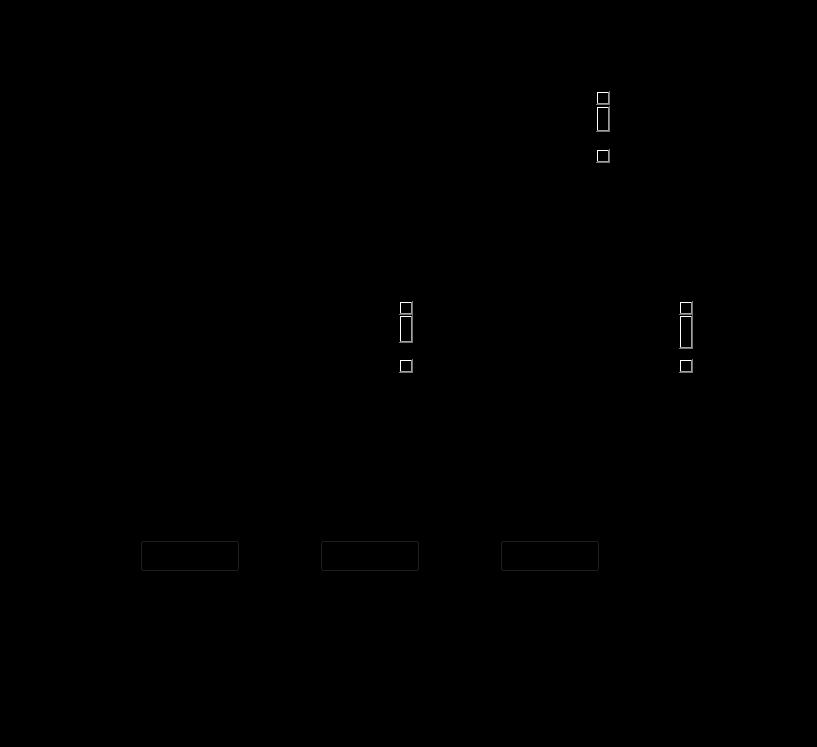
<?xml version="1.0" encoding="UTF-8"?>
<ui version="4.0">
 <class>MainWindow_AgregarLibro</class>
 <widget class="QMainWindow" name="MainWindow_AgregarLibro">
  <property name="geometry">
   <rect>
    <x>0</x>
    <y>0</y>
    <width>817</width>
    <height>747</height>
   </rect>
  </property>
  <property name="windowTitle">
   <string>MainWindow</string>
  </property>
  <property name="styleSheet">
   <string notr="true">background-color:back</string>
  </property>
  <widget class="QWidget" name="centralwidget">
   <widget class="QTextEdit" name="titulo_text">
    <property name="geometry">
     <rect>
      <x>310</x>
      <y>300</y>
      <width>104</width>
      <height>74</height>
     </rect>
    </property>
    <property name="html">
     <string>&lt;!DOCTYPE HTML PUBLIC &quot;-//W3C//DTD HTML 4.0//EN&quot; &quot;http://www.w3.org/TR/REC-html40/strict.dtd&quot;&gt;
&lt;html&gt;&lt;head&gt;&lt;meta name=&quot;qrichtext&quot; content=&quot;1&quot; /&gt;&lt;meta charset=&quot;utf-8&quot; /&gt;&lt;style type=&quot;text/css&quot;&gt;
p, li { white-space: pre-wrap; }
hr { height: 1px; border-width: 0; }
li.unchecked::marker { content: &quot;\2610&quot;; }
li.checked::marker { content: &quot;\2612&quot;; }
&lt;/style&gt;&lt;/head&gt;&lt;body style=&quot; font-family:'.AppleSystemUIFont'; font-size:13pt; font-weight:400; font-style:normal;&quot;&gt;
&lt;p align=&quot;center&quot; style=&quot; margin-top:0px; margin-bottom:0px; margin-left:0px; margin-right:0px; -qt-block-indent:0; text-indent:0px;&quot;&gt;&lt;span style=&quot; font-size:18pt; font-weight:700;&quot;&gt;TITULO&lt;br /&gt;&lt;/span&gt;&lt;/p&gt;
&lt;p align=&quot;center&quot; style=&quot;-qt-paragraph-type:empty; margin-top:0px; margin-bottom:0px; margin-left:0px; margin-right:0px; -qt-block-indent:0; text-indent:0px; font-size:18pt; font-weight:700;&quot;&gt;&lt;br /&gt;&lt;/p&gt;&lt;/body&gt;&lt;/html&gt;</string>
    </property>
   </widget>
   <widget class="QTextEdit" name="autor_text">
    <property name="geometry">
     <rect>
      <x>90</x>
      <y>300</y>
      <width>104</width>
      <height>74</height>
     </rect>
    </property>
    <property name="html">
     <string>&lt;!DOCTYPE HTML PUBLIC &quot;-//W3C//DTD HTML 4.0//EN&quot; &quot;http://www.w3.org/TR/REC-html40/strict.dtd&quot;&gt;
&lt;html&gt;&lt;head&gt;&lt;meta name=&quot;qrichtext&quot; content=&quot;1&quot; /&gt;&lt;meta charset=&quot;utf-8&quot; /&gt;&lt;style type=&quot;text/css&quot;&gt;
p, li { white-space: pre-wrap; }
hr { height: 1px; border-width: 0; }
li.unchecked::marker { content: &quot;\2610&quot;; }
li.checked::marker { content: &quot;\2612&quot;; }
&lt;/style&gt;&lt;/head&gt;&lt;body style=&quot; font-family:'.AppleSystemUIFont'; font-size:13pt; font-weight:400; font-style:normal;&quot;&gt;
&lt;p align=&quot;center&quot; style=&quot; margin-top:0px; margin-bottom:0px; margin-left:0px; margin-right:0px; -qt-block-indent:0; text-indent:0px;&quot;&gt;&lt;span style=&quot; font-size:18pt; font-weight:700;&quot;&gt;AUTOR&lt;/span&gt;&lt;/p&gt;
&lt;p align=&quot;center&quot; style=&quot;-qt-paragraph-type:empty; margin-top:0px; margin-bottom:0px; margin-left:0px; margin-right:0px; -qt-block-indent:0; text-indent:0px; font-size:18pt; font-weight:700;&quot;&gt;&lt;br /&gt;&lt;/p&gt;&lt;/body&gt;&lt;/html&gt;</string>
    </property>
   </widget>
   <widget class="QTextEdit" name="genero_text">
    <property name="geometry">
     <rect>
      <x>590</x>
      <y>300</y>
      <width>104</width>
      <height>74</height>
     </rect>
    </property>
    <property name="html">
     <string>&lt;!DOCTYPE HTML PUBLIC &quot;-//W3C//DTD HTML 4.0//EN&quot; &quot;http://www.w3.org/TR/REC-html40/strict.dtd&quot;&gt;
&lt;html&gt;&lt;head&gt;&lt;meta name=&quot;qrichtext&quot; content=&quot;1&quot; /&gt;&lt;meta charset=&quot;utf-8&quot; /&gt;&lt;style type=&quot;text/css&quot;&gt;
p, li { white-space: pre-wrap; }
hr { height: 1px; border-width: 0; }
li.unchecked::marker { content: &quot;\2610&quot;; }
li.checked::marker { content: &quot;\2612&quot;; }
&lt;/style&gt;&lt;/head&gt;&lt;body style=&quot; font-family:'.AppleSystemUIFont'; font-size:13pt; font-weight:400; font-style:normal;&quot;&gt;
&lt;p align=&quot;center&quot; style=&quot; margin-top:0px; margin-bottom:0px; margin-left:0px; margin-right:0px; -qt-block-indent:0; text-indent:0px;&quot;&gt;&lt;span style=&quot; font-size:18pt; font-weight:700;&quot;&gt;GENERO&lt;/span&gt;&lt;/p&gt;
&lt;p align=&quot;center&quot; style=&quot;-qt-paragraph-type:empty; margin-top:0px; margin-bottom:0px; margin-left:0px; margin-right:0px; -qt-block-indent:0; text-indent:0px; font-size:18pt; font-weight:700;&quot;&gt;&lt;br /&gt;&lt;/p&gt;&lt;/body&gt;&lt;/html&gt;</string>
    </property>
   </widget>
   <widget class="QLineEdit" name="input_Autor">
    <property name="geometry">
     <rect>
      <x>80</x>
      <y>400</y>
      <width>113</width>
      <height>21</height>
     </rect>
    </property>
   </widget>
   <widget class="QLineEdit" name="input_Genero">
    <property name="geometry">
     <rect>
      <x>580</x>
      <y>400</y>
      <width>113</width>
      <height>21</height>
     </rect>
    </property>
   </widget>
   <widget class="QLineEdit" name="input_titulo">
    <property name="geometry">
     <rect>
      <x>310</x>
      <y>400</y>
      <width>113</width>
      <height>21</height>
     </rect>
    </property>
   </widget>
   <widget class="QTextEdit" name="titulo_text_2">
    <property name="geometry">
     <rect>
      <x>160</x>
      <y>90</y>
      <width>451</width>
      <height>74</height>
     </rect>
    </property>
    <property name="html">
     <string>&lt;!DOCTYPE HTML PUBLIC &quot;-//W3C//DTD HTML 4.0//EN&quot; &quot;http://www.w3.org/TR/REC-html40/strict.dtd&quot;&gt;
&lt;html&gt;&lt;head&gt;&lt;meta name=&quot;qrichtext&quot; content=&quot;1&quot; /&gt;&lt;meta charset=&quot;utf-8&quot; /&gt;&lt;style type=&quot;text/css&quot;&gt;
p, li { white-space: pre-wrap; }
hr { height: 1px; border-width: 0; }
li.unchecked::marker { content: &quot;\2610&quot;; }
li.checked::marker { content: &quot;\2612&quot;; }
&lt;/style&gt;&lt;/head&gt;&lt;body style=&quot; font-family:'.AppleSystemUIFont'; font-size:13pt; font-weight:400; font-style:normal;&quot;&gt;
&lt;p align=&quot;center&quot; style=&quot; margin-top:0px; margin-bottom:0px; margin-left:0px; margin-right:0px; -qt-block-indent:0; text-indent:0px;&quot;&gt;&lt;span style=&quot; font-size:48pt;&quot;&gt;AGREGAR LIBRO&lt;br /&gt;&lt;/span&gt;&lt;/p&gt;
&lt;p align=&quot;center&quot; style=&quot;-qt-paragraph-type:empty; margin-top:0px; margin-bottom:0px; margin-left:0px; margin-right:0px; -qt-block-indent:0; text-indent:0px; font-size:48pt;&quot;&gt;&lt;br /&gt;&lt;/p&gt;&lt;/body&gt;&lt;/html&gt;</string>
    </property>
   </widget>
   <widget class="QPushButton" name="BT_agregarLIbro">
    <property name="geometry">
     <rect>
      <x>140</x>
      <y>540</y>
      <width>100</width>
      <height>32</height>
     </rect>
    </property>
    <property name="text">
     <string>Agregar libro</string>
    </property>
   </widget>
   <widget class="QPushButton" name="BT_regresar">
    <property name="geometry">
     <rect>
      <x>500</x>
      <y>540</y>
      <width>100</width>
      <height>32</height>
     </rect>
    </property>
    <property name="text">
     <string>Regresar</string>
    </property>
   </widget>
   <widget class="QPushButton" name="BT_agregarUsuario">
    <property name="geometry">
     <rect>
      <x>320</x>
      <y>540</y>
      <width>100</width>
      <height>32</height>
     </rect>
    </property>
    <property name="text">
     <string>Agregar Usuario</string>
    </property>
   </widget>
  </widget>
  <widget class="QMenuBar" name="menubar">
   <property name="geometry">
    <rect>
     <x>0</x>
     <y>0</y>
     <width>817</width>
     <height>24</height>
    </rect>
   </property>
  </widget>
  <widget class="QStatusBar" name="statusbar"/>
 </widget>
 <resources/>
 <connections/>
</ui>
